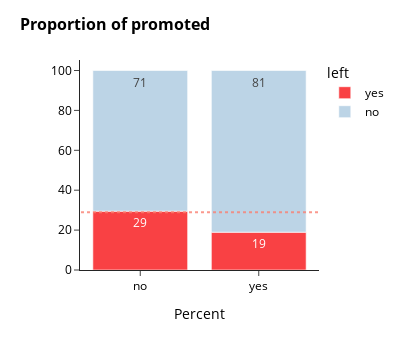

The code cell stored with this chart in its notebook:
### Code cell
# Create a table of cross-tabulations
table_promoted = pd.crosstab(df.promoted,df.left)

#print(table_promoted)
# Perform the Fisher exact test
fisher_promoted = fisher_exact(table_promoted, alternative='two-sided')
#print(fisher_promoted)

# Is the result significant?
alpha = 0.05
if fisher_promoted[1] < alpha:
    print("Proportions of promoted winners differ significantly.")
else:
    print("No significant difference in proportions of promoted winners was found.")


# Promoted
fig = go.Figure()
df1=df[["promoted", "left"]]
fig = px.histogram (df1,
                      x="promoted",
                      color="left",
                      barnorm = "percent",
                      text_auto= '.0f',
                      color_discrete_sequence=["#f94144", "#bcd4e6"],
                ) \
        .update_layout (

                    title={
                            "text": "Percent",
                            "x": 0.5
                          },

                    yaxis_title="Percent"
                ) \
        .update_xaxes(categoryorder='total descending')

fig.update_layout(title='<b>Proportion of promoted</b>',
                  xaxis_title='Percent',
                  yaxis_title=None,                  
                  titlefont={'size': 16},
                  width=400,
                  height=350,
                  showlegend=True,
                  font=dict(
                      color ='black',
                      )
                  )
fig.add_shape( # add a horizontal "target" line
    type="line", line_color="salmon", line_width=2, opacity=0.8, line_dash="dot",
    y0=29, y1=29, x1=-0.5, x0=1.5
)                  
fig.update_traces(textfont_size=12, textangle=0, textposition="inside", cliponaxis=False)
fig.write_image("images/prom.png", scale=2)
fig.show()

### Figure 1 — Plotly figure (JSON) as saved in the notebook; plotly's stock layout.template omitted (floating-point values rounded to 4 significant figures; data arrays with more than 128 entries replaced by an {"elided": "..."} marker saying what was removed)
{"data": [{"alignmentgroup": "True", "bingroup": "x", "cliponaxis": false, "hovertemplate": "left=yes<br>promoted=%{x}<br>count (normalized as percent)=%{y}<extra></extra>", "legendgroup": "yes", "marker": {"color": "#f94144", "pattern": {"shape": ""}}, "name": "yes", "offsetgroup": "yes", "orientation": "v", "showlegend": true, "textangle": 0, "textfont": {"size": 12}, "textposition": "inside", "texttemplate": "%{value:.0f}", "type": "histogram", "x": {"elided": "2227 str values"}, "xaxis": "x", "yaxis": "y"}, {"alignmentgroup": "True", "bingroup": "x", "cliponaxis": false, "hovertemplate": "left=no<br>promoted=%{x}<br>count (normalized as percent)=%{y}<extra></extra>", "legendgroup": "no", "marker": {"color": "#bcd4e6", "pattern": {"shape": ""}}, "name": "no", "offsetgroup": "no", "orientation": "v", "showlegend": true, "textangle": 0, "textfont": {"size": 12}, "textposition": "inside", "texttemplate": "%{value:.0f}", "type": "histogram", "x": {"elided": "5405 str values"}, "xaxis": "x", "yaxis": "y"}], "layout": {"barmode": "relative", "barnorm": "percent", "font": {"color": "black"}, "height": 350, "legend": {"title": {"text": "left"}, "tracegroupgap": 0}, "margin": {"t": 60}, "shapes": [{"line": {"color": "salmon", "dash": "dot", "width": 2}, "opacity": 0.8, "type": "line", "x0": 1.5, "x1": -0.5, "y0": 29, "y1": 29}], "showlegend": true, "title": {"font": {"size": 16}, "text": "<b>Proportion of promoted</b>"}, "width": 400, "xaxis": {"anchor": "y", "categoryorder": "total descending", "domain": [0, 1], "title": {"text": "Percent"}}, "yaxis": {"anchor": "x", "domain": [0, 1], "title": {}}}}
